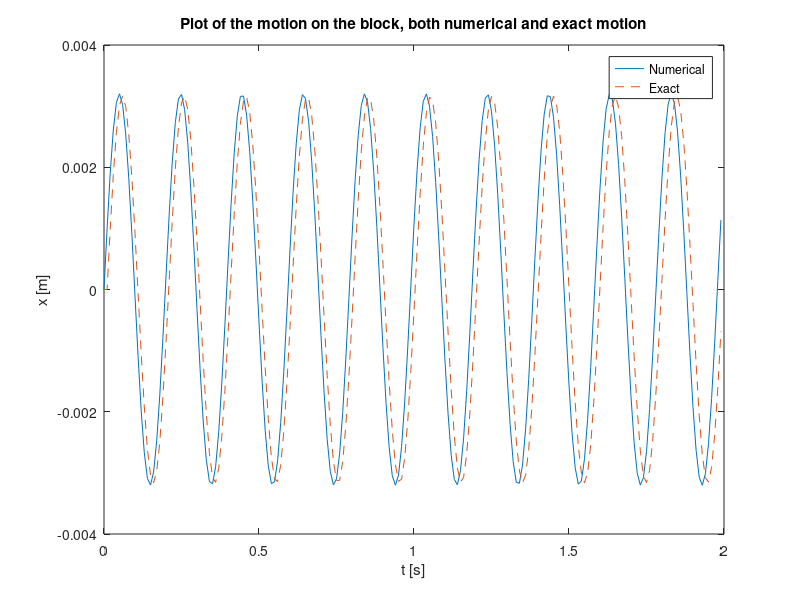

This figure's MATLAB source:
m = 0.1;    % kg
k = 100;    % N/m
b = 0.1;    % m
g = 9.8;    % m/s^2
time = 2;   % s
dt = 0.01;  % s
u = 0.0;    % m/s
omega = sqrt(k/m);

n = ceil(time/dt);

v0 = 0.1;   % m/s
x0 = 0.0;   % m

t = zeros(n,1);
x = zeros(n,1);
v = zeros(n,1);
x_exact = zeros(n,1);

v(1) = v0;
x(1) = x0;

for i = 1:n-1
    x_b = u*t(i) + x0 + b;
    a = (k/m)*(x_b-x(i)-b);
    v(i+1) = v(i) + a*dt;
    x(i+1) = x(i) + v(i+1)*dt;
    x_exact(i+1) = (v0/omega)*sin(omega*t(i));
    t(i+1) = t(i) + dt;
end

plot(t, x, '-', t, x_exact, '--')
xlabel('t [s]')
ylabel('x [m]')
title('Plot of the motion on the block, both numerical and exact motion')
legend('Numerical','Exact')